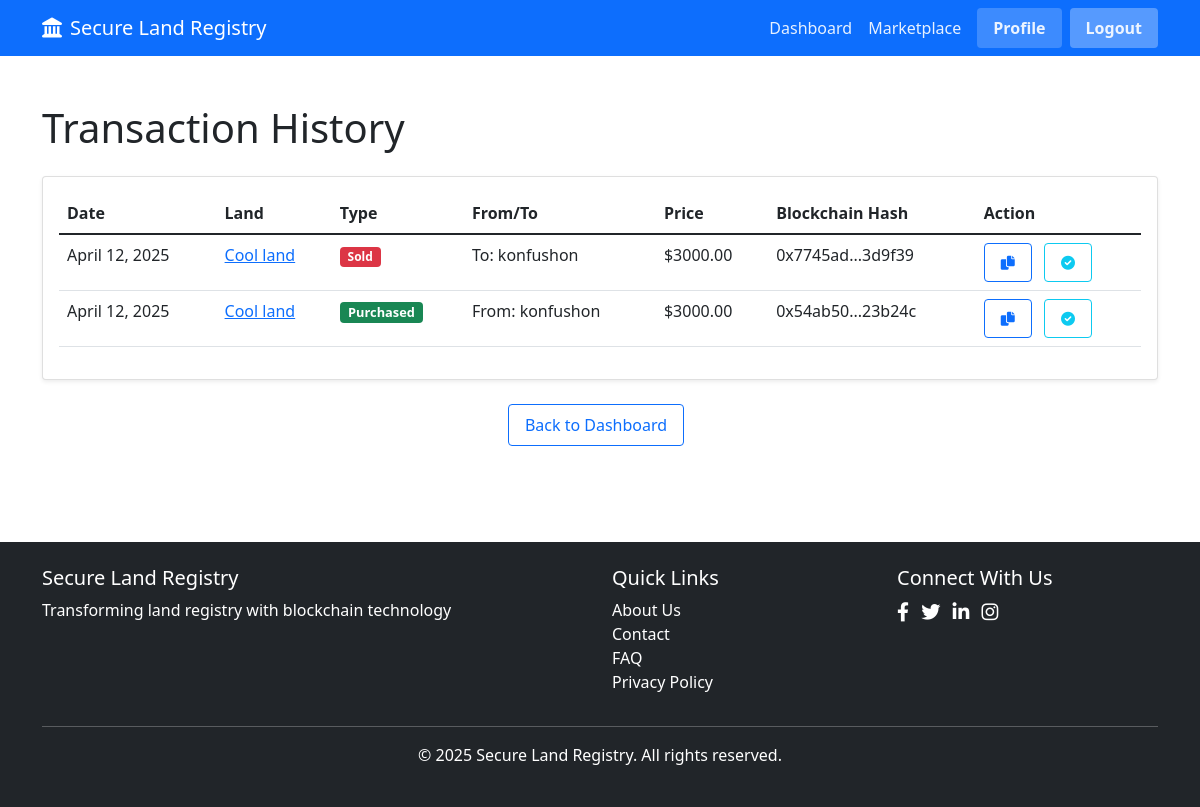
The app's page /transactions (signed in) with its own data.
### app.py (models this page shows, shortened)
class Transaction(db.Model):
    id = db.Column(db.Integer, primary_key=True)
    blockchain_tx_hash = db.Column(db.String(66), unique=True, nullable=False)
    land_id = db.Column(db.Integer, db.ForeignKey("land.id"), nullable=False)
    seller_id = db.Column(db.Integer, db.ForeignKey("user.id"), nullable=False)
    buyer_id = db.Column(db.Integer, db.ForeignKey("user.id"), nullable=False)
    price = db.Column(db.Float, nullable=False)
    transaction_date = db.Column(
        db.DateTime, default=lambda: datetime.now(timezone.utc)
    )
    land = db.relationship("Land", backref=db.backref("transactions", lazy=True))
    seller = db.relationship("User", foreign_keys=[seller_id])
    buyer = db.relationship("User", foreign_keys=[buyer_id])

class Land(db.Model):
    id = db.Column(db.Integer, primary_key=True)
    blockchain_id = db.Column(db.Integer, unique=True, nullable=False)
    owner_id = db.Column(db.Integer, db.ForeignKey("user.id"), nullable=False)
    title = db.Column(db.String(100), nullable=False)
    location = db.Column(db.String(200), nullable=False)
    description = db.Column(db.Text)
    price = db.Column(db.Float, nullable=False)
    image = db.Column(db.String(200))
    for_sale = db.Column(db.Boolean, default=True)
    created_at = db.Column(db.DateTime, default=lambda: datetime.now(timezone.utc))
    owner = db.relationship("User", backref=db.backref("lands", lazy=True))

class User(db.Model):
    id = db.Column(db.Integer, primary_key=True)
    username = db.Column(db.String(80), unique=True, nullable=False)
    email = db.Column(db.String(120), unique=True, nullable=False)
    password_hash = db.Column(db.String(200), nullable=False)
    blockchain_address = db.Column(db.String(42), unique=True, nullable=False)
    profile_image = db.Column(db.String(200), default="default_profile.jpg")
    created_at = db.Column(db.DateTime, default=lambda: datetime.now(timezone.utc))

### app.py (the view)
@app.route("/transactions")
def transaction_history():
    if "user_id" not in session:
        flash("Please log in first", "warning")
        return redirect(url_for("login"))
    user_id = session["user_id"]
    transactions = (
        Transaction.query.filter(
            (Transaction.buyer_id == user_id) | (Transaction.seller_id == user_id)
        )
        .order_by(Transaction.transaction_date.desc())
        .all()
    )
    return render_template("transactions.html", transactions=transactions)

### templates/transactions.html (shortened to what this page needs)
{% extends 'layout.html' %}
{% block content %}
<div class="container py-5">
    <h1 class="mb-4">Transaction History</h1>
    {% if transactions %}
    <div class="card shadow-sm">
        <div class="card-body">
            <div class="table-responsive">
                <table class="table table-hover">
                    <thead>
                        <tr>
                            <th>Date</th>
                            <th>Land</th>
                            <th>Type</th>
                            <th>From/To</th>
                            <th>Price</th>
                            <th>Blockchain Hash</th>
                            <th>Action</th>
                        </tr>
                    </thead>
                    <tbody>
                        {% for tx in transactions %}
                        <tr>
                            <td>{{ tx.transaction_date.strftime('%B %d, %Y') }}</td>
                            <td>
                                <a href="{{ url_for('landDetails', land_id=tx.land_id) }}">
                                    {{ tx.land.title }}
                                </a>
                            </td>
                            <td>
                                {% if tx.seller_id == session.user_id %}
                                <span class="badge bg-danger">Sold</span>
                                {% else %}
                                <span class="badge bg-success">Purchased</span>
                                {% endif %}
                            </td>
                            <td>
                                {% if tx.seller_id == session.user_id %}
                                <span>To: {{ tx.buyer.username }}</span>
                                {% else %}
                                <span>From: {{ tx.seller.username }}</span>
                                {% endif %}
                            </td>
                            <td>${{ "%.2f"|format(tx.price) }}</td>
                            <td>
                                <span class="text-truncate d-inline-block">
                                    {{ tx.blockchain_tx_hash[:8] }}...{{ tx.blockchain_tx_hash[-6:] }}
                                </span>
                            </td>
                            <td>
                                <button class="btn btn-sm btn-outline-primary"
                                    onclick="copyToClipboard('{{ tx.blockchain_tx_hash }}')">
                                    <i class="fas fa-copy"></i>
                                </button>
                                <a href="#" class="btn btn-sm btn-outline-info verify-btn"
                                    data-tx-hash="{{ tx.blockchain_tx_hash }}">
                                    <i class="fas fa-check-circle"></i>
                                </a>
                            </td>
                        </tr>
                        {% endfor %}
                    </tbody>
                </table>
            </div>
        </div>
    </div>
    {% else %}
    <div class="alert alert-info">
        <i class="fas fa-info-circle me-2"></i>You haven't made any transactions yet.
        <a href="{{ url_for('marketplace') }}" class="alert-link">Browse the marketplace</a> to find properties.
    </div>
    {% endif %}
    <div class="text-center mt-4">
        <a href="{{ url_for('dashboard') }}" class="btn btn-outline-primary">Back to Dashboard</a>
    </div>
</div>
{% endblock %}

### static/css/style.css (style rules this page uses)
body { font-family: 'Segoe UI', Tahoma, Geneva, Verdana, sans-serif; }
.text-truncate { white-space: nowrap; overflow: hidden; text-overflow: ellipsis; }
.badge.bg-success { font-size: 0.8rem; padding: 0.35em 0.65em; }
.badge.bg-danger { background-color: #dc3545 !important; }
.card.shadow-sm { box-shadow: 0 0.125rem 0.25rem rgba(0, 0, 0, 0.075) !important; }
.btn { border-radius: 0.25rem; padding: 0.5rem 1rem; }
.btn-outline-primary { margin-right: 0.5rem; }

### records on screen
Transaction: transaction_date "April 12, 2025", land "Cool land", shows "Sold", buyer.username "konfushon", price "3000.00", blockchain_tx_hash "0x7745ad", blockchain_tx_hash "3d9f39"
Transaction: transaction_date "April 12, 2025", land "Cool land", shows "Purchased", seller.username "konfushon", price "3000.00", blockchain_tx_hash "0x54ab50", blockchain_tx_hash "23b24c"
